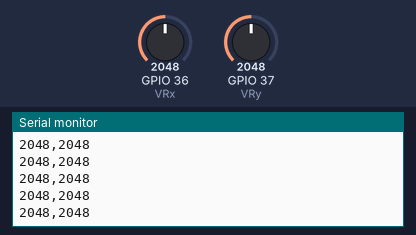
The sketch below on a simulated ESP32. Parts: the last lines printed to the serial monitor. The test bench sets the inputs (shaded band); at power-on: GPIO 36 (VRx) = 2048, GPIO 37 (VRy) = 2048.

Above: at 1.2 s.
1.3 s: GPIO 36 (VRx) set to 2866
At 1.32 s:
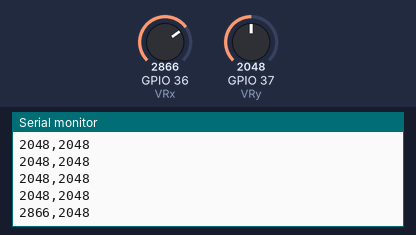
2.8 s: GPIO 37 (VRy) set to 2866
At 2.84 s:
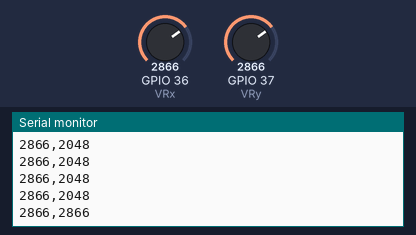
4.3 s: GPIO 36 (VRx) set to 3603
At 4.3 s:
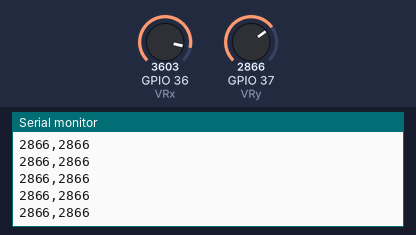
5.8 s: GPIO 37 (VRy) set to 3603
At 5.81 s:
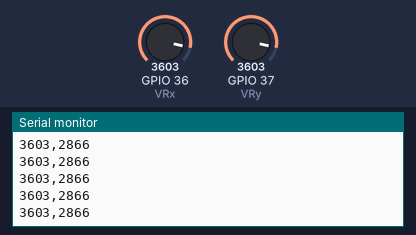
Timing chart, 0 to 8.3 s (numbered marks = the images above; inputs shaded):
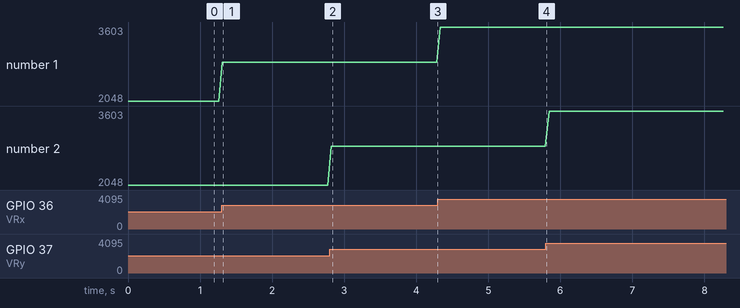

The sketch:

BTRemote.ino
```cpp
#include <SoftwareSerial.h>

SoftwareSerial BTSerial(10, 11);

int VRx = A0;
int VRy = A1;

void setup() {
  Serial.begin(9600);
  BTSerial.begin(9600);
}

void loop() {
  int xValue = analogRead(VRx);
  int yValue = analogRead(VRy);

  BTSerial.print(xValue);
  BTSerial.print(",");
  BTSerial.print(yValue);
  BTSerial.println();

  Serial.print(xValue);
  Serial.print(",");
  Serial.print(yValue);
  Serial.println();

  delay(50);
}

// // AT  # Should respond "OK"
// // AT+ROLE=1  # Set HC-05 as master
// // AT+BIND=XX,XX,XX,XX,XX,XX  # Replace with ESP32 MAC Address
// // AT+CMODE=0  # Connect only to bound device
// // AT+RESET  # Restart HC-05
```

Measured:
- after the input at 1.3 s, the serial monitor: prints a new line at once (image 1)
- after the input at 2.8 s, the serial monitor: prints a new line at once (image 2)
- plotted number 1: 2048 → 2866 after the input at 1.3 s, 2866 → 3603 after the input at 4.3 s
